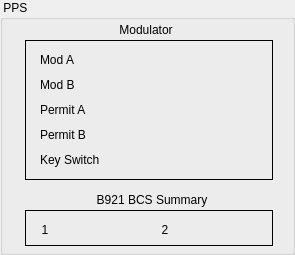
    <widget class="QGroupBox" name="groupBox_3">
     <property name="geometry">
      <rect>
       <x>330</x>
       <y>290</y>
       <width>295</width>
       <height>255</height>
      </rect>
     </property>
     <property name="title">
      <string> PPS </string>
     </property>
     <widget class="QFrame" name="frame_7">
      <property name="geometry">
       <rect>
        <x>25</x>
        <y>40</y>
        <width>248</width>
        <height>140</height>
       </rect>
      </property>
      <property name="frameShape">
       <enum>QFrame::Box</enum>
      </property>
      <property name="frameShadow">
       <enum>QFrame::Plain</enum>
      </property>
      <widget class="PyDMLabel" name="PyDMLabel_20">
       <property name="geometry">
        <rect>
         <x>100</x>
         <y>10</y>
         <width>135</width>
         <height>20</height>
        </rect>
       </property>
       <property name="toolTip">
        <string/>
       </property>
       <property name="frameShape">
        <enum>QFrame::NoFrame</enum>
       </property>
       <property name="alignment">
        <set>Qt::AlignCenter</set>
       </property>
       <property name="precision" stdset="0">
        <number>0</number>
       </property>
       <property name="showUnits" stdset="0">
        <bool>false</bool>
       </property>
       <property name="precisionFromPV" stdset="0">
        <bool>true</bool>
       </property>
       <property name="alarmSensitiveContent" stdset="0">
        <bool>false</bool>
       </property>
       <property name="alarmSensitiveBorder" stdset="0">
        <bool>false</bool>
       </property>
       <property name="PyDMToolTip" stdset="0">
        <string/>
       </property>
       <property name="channel" stdset="0">
        <string>ca://PPS:UND0:1:XTCAVOFFA</string>
       </property>
       <property name="enableRichText" stdset="0">
        <bool>false</bool>
       </property>
       <property name="displayFormat" stdset="0">
        <enum>PyDMLabel::String</enum>
       </property>
      </widget>
      <widget class="PyDMLabel" name="PyDMLabel_26">
       <property name="geometry">
        <rect>
         <x>100</x>
         <y>35</y>
         <width>135</width>
         <height>20</height>
        </rect>
       </property>
       <property name="toolTip">
        <string/>
       </property>
       <property name="frameShape">
        <enum>QFrame::NoFrame</enum>
       </property>
       <property name="alignment">
        <set>Qt::AlignCenter</set>
       </property>
       <property name="precision" stdset="0">
        <number>0</number>
       </property>
       <property name="showUnits" stdset="0">
        <bool>false</bool>
       </property>
       <property name="precisionFromPV" stdset="0">
        <bool>true</bool>
       </property>
       <property name="alarmSensitiveContent" stdset="0">
        <bool>false</bool>
       </property>
       <property name="alarmSensitiveBorder" stdset="0">
        <bool>false</bool>
       </property>
       <property name="PyDMToolTip" stdset="0">
        <string/>
       </property>
       <property name="channel" stdset="0">
        <string>ca://PPS:UND0:1:XTCAVOFFB</string>
       </property>
       <property name="enableRichText" stdset="0">
        <bool>false</bool>
       </property>
       <property name="displayFormat" stdset="0">
        <enum>PyDMLabel::String</enum>
       </property>
      </widget>
      <widget class="PyDMLabel" name="PyDMLabel_37">
       <property name="geometry">
        <rect>
         <x>100</x>
         <y>60</y>
         <width>135</width>
         <height>20</height>
        </rect>
       </property>
       <property name="toolTip">
        <string/>
       </property>
       <property name="frameShape">
        <enum>QFrame::NoFrame</enum>
       </property>
       <property name="alignment">
        <set>Qt::AlignCenter</set>
       </property>
       <property name="precision" stdset="0">
        <number>0</number>
       </property>
       <property name="showUnits" stdset="0">
        <bool>false</bool>
       </property>
       <property name="precisionFromPV" stdset="0">
        <bool>true</bool>
       </property>
       <property name="alarmSensitiveContent" stdset="0">
        <bool>true</bool>
       </property>
       <property name="alarmSensitiveBorder" stdset="0">
        <bool>true</bool>
       </property>
       <property name="PyDMToolTip" stdset="0">
        <string/>
       </property>
       <property name="channel" stdset="0">
        <string>ca://PPS:UND0:1:XTCAVPERMA</string>
       </property>
       <property name="enableRichText" stdset="0">
        <bool>false</bool>
       </property>
       <property name="displayFormat" stdset="0">
        <enum>PyDMLabel::String</enum>
       </property>
      </widget>
      <widget class="PyDMLabel" name="PyDMLabel_53">
       <property name="geometry">
        <rect>
         <x>100</x>
         <y>85</y>
         <width>135</width>
         <height>20</height>
        </rect>
       </property>
       <property name="toolTip">
        <string/>
       </property>
       <property name="frameShape">
        <enum>QFrame::NoFrame</enum>
       </property>
       <property name="alignment">
        <set>Qt::AlignCenter</set>
       </property>
       <property name="precision" stdset="0">
        <number>0</number>
       </property>
       <property name="showUnits" stdset="0">
        <bool>false</bool>
       </property>
       <property name="precisionFromPV" stdset="0">
        <bool>true</bool>
       </property>
       <property name="alarmSensitiveContent" stdset="0">
        <bool>true</bool>
       </property>
       <property name="alarmSensitiveBorder" stdset="0">
        <bool>true</bool>
       </property>
       <property name="PyDMToolTip" stdset="0">
        <string/>
       </property>
       <property name="channel" stdset="0">
        <string>ca://PPS:UND0:1:XTCAVPERMB</string>
       </property>
       <property name="enableRichText" stdset="0">
        <bool>false</bool>
       </property>
       <property name="displayFormat" stdset="0">
        <enum>PyDMLabel::String</enum>
       </property>
      </widget>
      <widget class="PyDMLabel" name="PyDMLabel_54">
       <property name="geometry">
        <rect>
         <x>100</x>
         <y>110</y>
         <width>135</width>
         <height>20</height>
        </rect>
       </property>
       <property name="toolTip">
        <string/>
       </property>
       <property name="frameShape">
        <enum>QFrame::NoFrame</enum>
       </property>
       <property name="alignment">
        <set>Qt::AlignCenter</set>
       </property>
       <property name="precision" stdset="0">
        <number>0</number>
       </property>
       <property name="showUnits" stdset="0">
        <bool>false</bool>
       </property>
       <property name="precisionFromPV" stdset="0">
        <bool>true</bool>
       </property>
       <property name="alarmSensitiveContent" stdset="0">
        <bool>true</bool>
       </property>
       <property name="alarmSensitiveBorder" stdset="0">
        <bool>true</bool>
       </property>
       <property name="PyDMToolTip" stdset="0">
        <string/>
       </property>
       <property name="channel" stdset="0">
        <string>ca://PPS:UND0:1:XTCAVDISABLE</string>
       </property>
       <property name="enableRichText" stdset="0">
        <bool>false</bool>
       </property>
       <property name="displayFormat" stdset="0">
        <enum>PyDMLabel::String</enum>
       </property>
      </widget>
      <widget class="QLabel" name="label_28">
       <property name="geometry">
        <rect>
         <x>15</x>
         <y>10</y>
         <width>72</width>
         <height>20</height>
        </rect>
       </property>
       <property name="text">
        <string>Mod A</string>
       </property>
       <property name="alignment">
        <set>Qt::AlignLeading|Qt::AlignLeft|Qt::AlignVCenter</set>
       </property>
      </widget>
      <widget class="QLabel" name="label_29">
       <property name="geometry">
        <rect>
         <x>15</x>
         <y>35</y>
         <width>72</width>
         <height>20</height>
        </rect>
       </property>
       <property name="text">
        <string>Mod B</string>
       </property>
       <property name="alignment">
        <set>Qt::AlignLeading|Qt::AlignLeft|Qt::AlignVCenter</set>
       </property>
      </widget>
      <widget class="QLabel" name="label_30">
       <property name="geometry">
        <rect>
         <x>15</x>
         <y>60</y>
         <width>72</width>
         <height>20</height>
        </rect>
       </property>
       <property name="text">
        <string>Permit A</string>
       </property>
       <property name="alignment">
        <set>Qt::AlignLeading|Qt::AlignLeft|Qt::AlignVCenter</set>
       </property>
      </widget>
      <widget class="QLabel" name="label_31">
       <property name="geometry">
        <rect>
         <x>15</x>
         <y>85</y>
         <width>72</width>
         <height>20</height>
        </rect>
       </property>
       <property name="text">
        <string>Permit B</string>
       </property>
       <property name="alignment">
        <set>Qt::AlignLeading|Qt::AlignLeft|Qt::AlignVCenter</set>
       </property>
      </widget>
      <widget class="QLabel" name="label_32">
       <property name="geometry">
        <rect>
         <x>15</x>
         <y>110</y>
         <width>72</width>
         <height>20</height>
        </rect>
       </property>
       <property name="text">
        <string>Key Switch</string>
       </property>
       <property name="alignment">
        <set>Qt::AlignLeading|Qt::AlignLeft|Qt::AlignVCenter</set>
       </property>
      </widget>
     </widget>
     <widget class="QLabel" name="label_27">
      <property name="geometry">
       <rect>
        <x>110</x>
        <y>20</y>
        <width>72</width>
        <height>20</height>
       </rect>
      </property>
      <property name="text">
       <string>Modulator</string>
      </property>
      <property name="alignment">
       <set>Qt::AlignCenter</set>
      </property>
     </widget>
     <widget class="QFrame" name="frame_8">
      <property name="geometry">
       <rect>
        <x>25</x>
        <y>210</y>
        <width>248</width>
        <height>36</height>
       </rect>
      </property>
      <property name="frameShape">
       <enum>QFrame::Box</enum>
      </property>
      <property name="frameShadow">
       <enum>QFrame::Plain</enum>
      </property>
      <widget class="QLabel" name="label_34">
       <property name="geometry">
        <rect>
         <x>10</x>
         <y>10</y>
         <width>20</width>
         <height>20</height>
        </rect>
       </property>
       <property name="text">
        <string>1</string>
       </property>
       <property name="alignment">
        <set>Qt::AlignCenter</set>
       </property>
      </widget>
      <widget class="QLabel" name="label_35">
       <property name="geometry">
        <rect>
         <x>130</x>
         <y>10</y>
         <width>20</width>
         <height>20</height>
        </rect>
       </property>
       <property name="text">
        <string>2</string>
       </property>
       <property name="alignment">
        <set>Qt::AlignCenter</set>
       </property>
      </widget>
      <widget class="PyDMLabel" name="PyDMLabel_55">
       <property name="geometry">
        <rect>
         <x>30</x>
         <y>10</y>
         <width>68</width>
         <height>20</height>
        </rect>
       </property>
       <property name="toolTip">
        <string/>
       </property>
       <property name="frameShape">
        <enum>QFrame::NoFrame</enum>
       </property>
       <property name="alignment">
        <set>Qt::AlignCenter</set>
       </property>
       <property name="precision" stdset="0">
        <number>0</number>
       </property>
       <property name="showUnits" stdset="0">
        <bool>false</bool>
       </property>
       <property name="precisionFromPV" stdset="0">
        <bool>true</bool>
       </property>
       <property name="alarmSensitiveContent" stdset="0">
        <bool>true</bool>
       </property>
       <property name="alarmSensitiveBorder" stdset="0">
        <bool>true</bool>
       </property>
       <property name="PyDMToolTip" stdset="0">
        <string/>
       </property>
       <property name="channel" stdset="0">
        <string>ca://BCS:MCC0:1:EDMP_SUM1</string>
       </property>
       <property name="enableRichText" stdset="0">
        <bool>false</bool>
       </property>
       <property name="displayFormat" stdset="0">
        <enum>PyDMLabel::String</enum>
       </property>
      </widget>
      <widget class="PyDMLabel" name="PyDMLabel_56">
       <property name="geometry">
        <rect>
         <x>150</x>
         <y>10</y>
         <width>68</width>
         <height>20</height>
        </rect>
       </property>
       <property name="toolTip">
        <string/>
       </property>
       <property name="frameShape">
        <enum>QFrame::NoFrame</enum>
       </property>
       <property name="alignment">
        <set>Qt::AlignCenter</set>
       </property>
       <property name="precision" stdset="0">
        <number>0</number>
       </property>
       <property name="showUnits" stdset="0">
        <bool>false</bool>
       </property>
       <property name="precisionFromPV" stdset="0">
        <bool>true</bool>
       </property>
       <property name="alarmSensitiveContent" stdset="0">
        <bool>true</bool>
       </property>
       <property name="alarmSensitiveBorder" stdset="0">
        <bool>true</bool>
       </property>
       <property name="PyDMToolTip" stdset="0">
        <string/>
       </property>
       <property name="channel" stdset="0">
        <string>ca://BCS:MCC0:1:EDMP_SUM2</string>
       </property>
       <property name="enableRichText" stdset="0">
        <bool>false</bool>
       </property>
       <property name="displayFormat" stdset="0">
        <enum>PyDMLabel::String</enum>
       </property>
      </widget>
     </widget>
     <widget class="QLabel" name="label_33">
      <property name="geometry">
       <rect>
        <x>90</x>
        <y>190</y>
        <width>124</width>
        <height>20</height>
       </rect>
      </property>
      <property name="text">
       <string>B921 BCS Summary</string>
      </property>
      <property name="alignment">
       <set>Qt::AlignCenter</set>
      </property>
     </widget>
    </widget>
